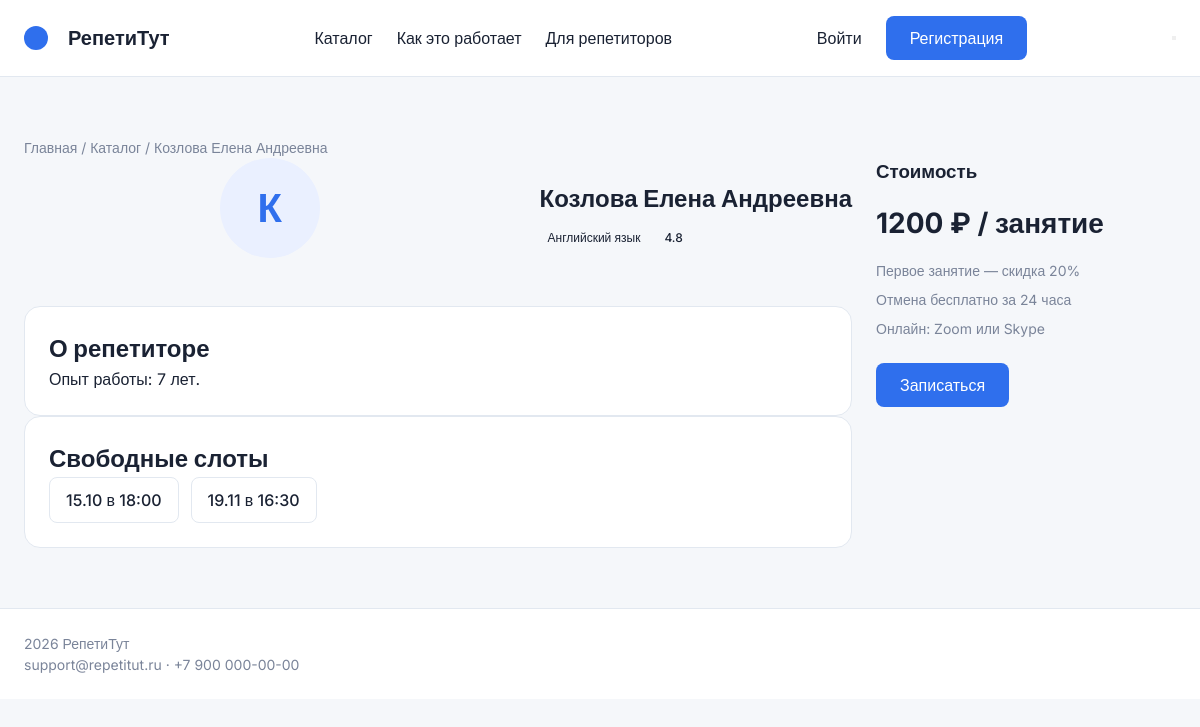
The page /tutor/19/ on the database as committed earlier.
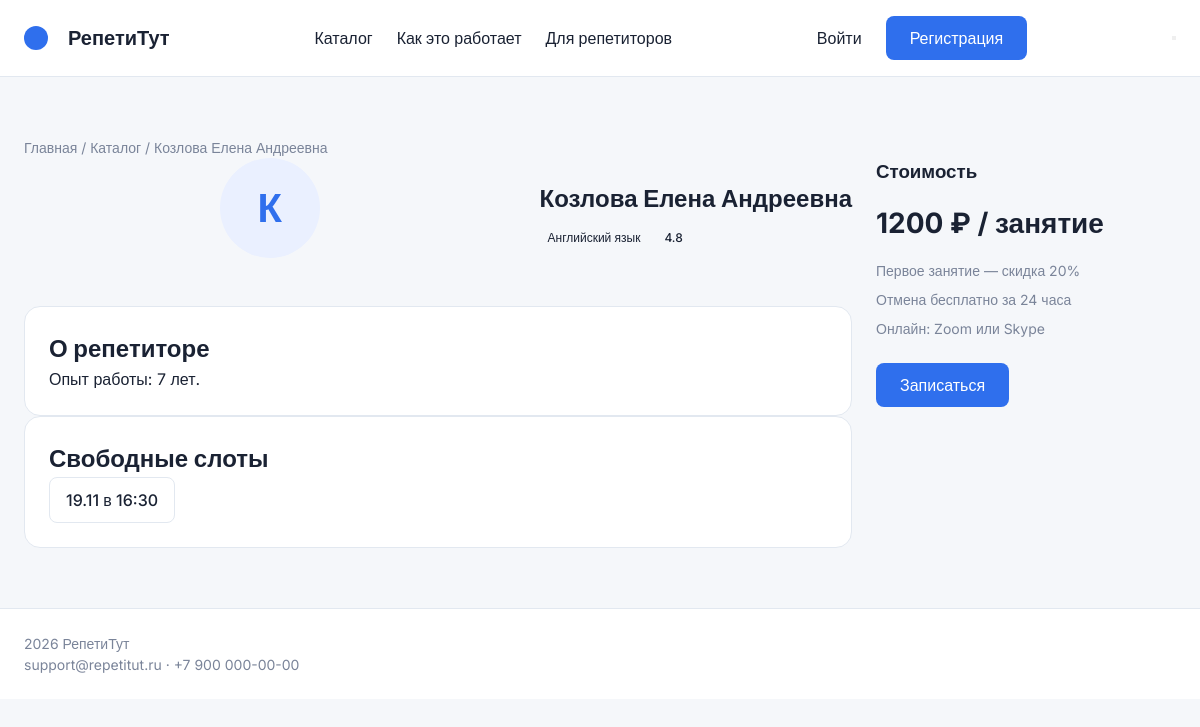
The same page on the database as committed later.
### app/models.py (models this page shows, shortened)
class LessonSlot(models.Model):
    tutor = models.ForeignKey(Tutor, on_delete=models.CASCADE, related_name="slots", verbose_name="Репетитор")
    date = models.DateField(verbose_name="Дата")
    start_time = models.TimeField(verbose_name="Начало")
    end_time = models.TimeField(verbose_name="Окончание")
    status = models.CharField(verbose_name="Статус окна", max_length=10, default="free", choices=[("free", "Свободно"), ("booked", "Забронировано"), ("blocked", "Заблокировано")])
    class Meta:
        verbose_name = "Слот в расписании"
        verbose_name_plural = "Слоты в расписании"
        ordering = ['-date', 'start_time']
        constraints = [
            db_check(Q(start_time__lt=F("end_time")), "app_slot_time_valid"),
            models.UniqueConstraint(fields=['tutor', 'date', 'start_time'], name="app_slot_unique_tutor_datetime"),
        ]

### app/views.py (the view)
# urls.py: path('tutor/<int:pk>/', views.tutor_detail, name='tutor_detail'),
def tutor_detail(request, pk):
    tutor_card = get_object_or_404(TutorSubject, pk=pk, moderation_status='approved')
    slots = LessonSlot.objects.filter(tutor=tutor_card.tutor, status='free').order_by('date', 'start_time')
    context = {
        'tutor_card': tutor_card,
        'slots': slots,
    }
    return render(request, 'app/tutor_detail.html', context)

### app/templates/app/tutor_detail.html (shortened to what this page needs)
{% extends 'app/base.html' %}
{% block content %}
<section class="catalog-section">
    <div class="container">
        <div class="breadcrumbs">
            <a href="/">Главная</a> / <a href="/catalog/">Каталог</a> / {{ tutor_card.tutor.full_name }}
        </div>
        <div class="tutor-detail-layout">
            <div class="tutor-main-info">
                <div class="tutor-profile-header">
                    <div class="avatar-large">{{ tutor_card.tutor.full_name|first }}</div>
                    <div>
                        <h1 class="page-title">{{ tutor_card.tutor.full_name }}</h1>
                        <div class="tutor-tags">
                            <span class="tag">{{ tutor_card.subject.name }}</span>
                            <span class="tag">{{ tutor_card.tutor.rating }}</span>
                        </div>
                    </div>
                </div>
                <div class="card-section">
                    <h2>О репетиторе</h2>
                    <p>Опыт работы: {{ tutor_card.tutor.experience_years }} лет.</p>
                </div>
                <div class="card-section" id="slots">
                    <h2>Свободные слоты</h2>
                    <div class="slots-grid">
                        {% for slot in slots %}
                            <a href="{% url 'app:booking' tutor_card.id slot.id %}" class="slot-btn">
                                {{ slot.date|date:"d.m" }} в {{ slot.start_time|time:"H:i" }}
                            </a>
                        {% empty %}
                            <p>Пока нет свободных слотов.</p>
                        {% endfor %}
                    </div>
                </div>
            </div>
            <div class="tutor-sidebar">
                <div class="sidebar-card">
                    <h3>Стоимость</h3>
                    <p class="price-large">{{ tutor_card.rate_per_hour|floatformat:0 }} ₽ <span>/ занятие</span></p>
                    <ul class="benefits-list">
                        <li>Первое занятие — скидка 20%</li>
                        <li>Отмена бесплатно за 24 часа</li>
                        <li>Онлайн: Zoom или Skype</li>
                    </ul>
                    <a href="#slots" class="btn-primary w-100">Записаться</a>
                </div>
            </div>
        </div>
    </div>
</section>
{% endblock %}

Rows that differ between the two databases and show on the page:
no longer on this page (row edited): LessonSlot: date "15.10", start_time "18:00"
